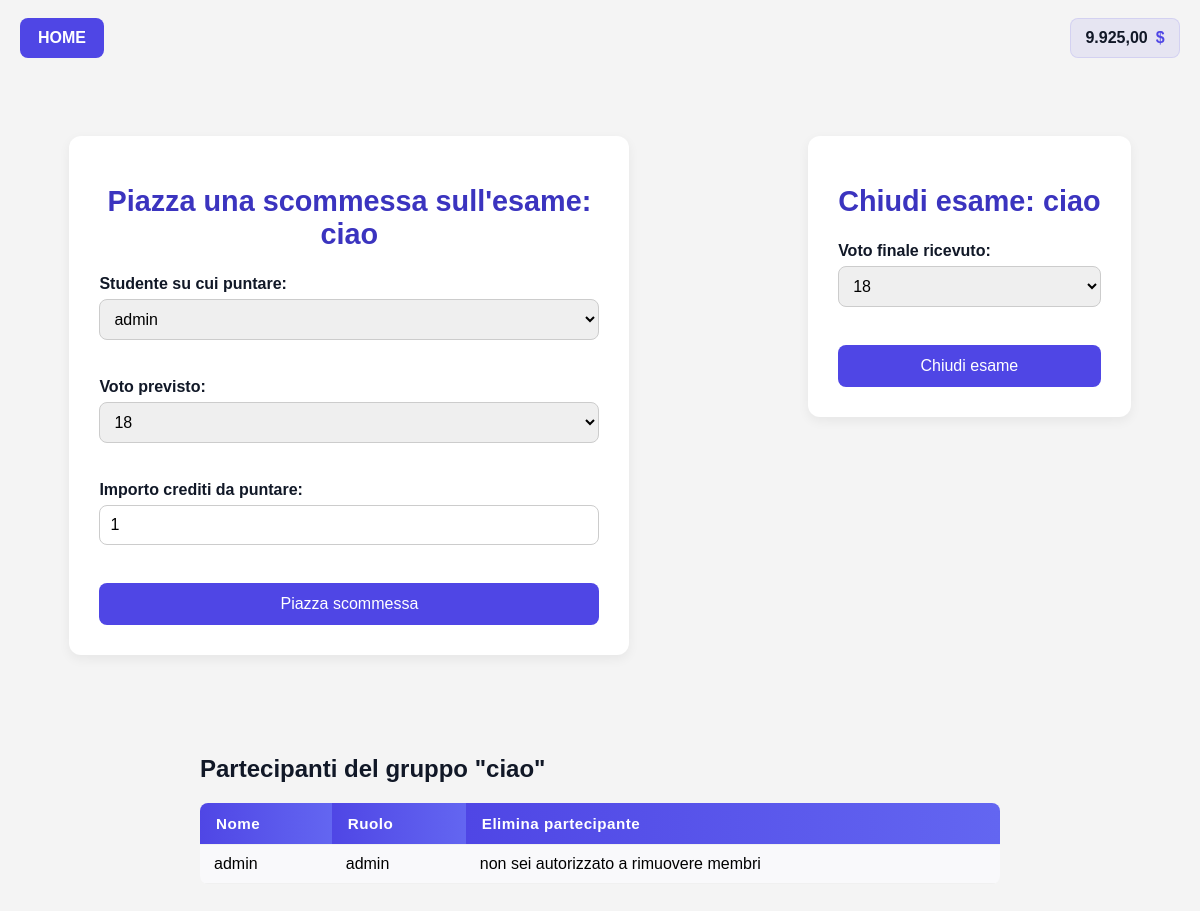
The app's page /bets.php?group_id=11 (signed in) with its own data.
### tables this page shows
CREATE TABLE `users` (
  `id` int(11) NOT NULL,
  `username` varchar(50) NOT NULL,
  `email` varchar(255) NOT NULL,
  `password_hash` varchar(255) NOT NULL,
  `credits` decimal(12,2) NOT NULL DEFAULT 1000.00,
  `created_at` datetime NOT NULL DEFAULT current_timestamp(),
  `type` int(1) DEFAULT NULL,
  `password_algo` varchar(20) DEFAULT NULL
);

CREATE TABLE `groups` (
  `id` int(11) NOT NULL,
  `owner_id` int(11) NOT NULL,
  `name` varchar(100) NOT NULL,
  `invite_token` varchar(64) NOT NULL,
  `created_at` datetime NOT NULL,
  `colore` text NOT NULL,
  `closed_at` datetime DEFAULT NULL,
  `final_grade` enum('18','19','20','21','22','23','24','25','26','27','28','29','30','30L') DEFAULT NULL,
  `status` enum('open','closed') NOT NULL DEFAULT 'open'
);

CREATE TABLE `group_members` (
  `id` int(11) NOT NULL,
  `group_id` int(11) NOT NULL,
  `user_id` int(11) NOT NULL,
  `role` enum('member','admin') NOT NULL DEFAULT 'member',
  `joined_at` datetime NOT NULL
);

### public/bets.php (the view, shortened to what this page needs)
<?php
require_once '../includes/db.php';
$money = '0,00';
$groupId = (int)$_GET['group_id'];
$userId  = $_SESSION['idP'];
$stmt = $dataB->conn->prepare("SELECT name, owner_id FROM groups WHERE id = ?");
$stmt->bind_param('i', $groupId);
$stmt->execute();
$res = $stmt->get_result();
$group = $res->fetch_assoc();
$members = $dataB->getGroupMembers1($groupId);
$rawMoney = $dataB->getmoneyByIdU($userId);
if ($rawMoney !== null && $rawMoney !== false && is_numeric($rawMoney)) {
    $money = number_format((float)$rawMoney, 2, ',', '.');
}
$isAdmin = ($group['owner_id'] == $userId);
?>
<!DOCTYPE html>
<html lang="it">
<head>
    <link rel="stylesheet" href="../css/style-bets.css">
    <link rel="stylesheet" href="../css/styles.css">
</head>
<body>
<header class="top-bar">
    <div class="left-area">
        <div class="logout-container">
            <form method="post" action="../public/index.php">
                <button type="submit" class="logout-btn"><strong> HOME </strong></button>
            </form>
        </div>
    </div>
    <div class="right-area">
        <div class="money-container" aria-label="Saldo utente">
            <span class="money-value"><?php echo htmlspecialchars($money, ENT_QUOTES, 'UTF-8'); ?></span>
            <span class="money-currency" aria-hidden="true">$</span>
        </div>
    </div>
</header>
<div class="forms-wrapper" style="display:flex; gap:40px; justify-content:center; align-items:flex-start;">
    <div class="bet-form-container">
        <form method="post" action="placeBet.php">
            <h1>Piazza una scommessa sull'esame: <?php echo htmlspecialchars($group['name']); ?></h1>
            <label>Studente su cui puntare:</label>
            <select name="target_user_id" class="type-input" required>
                <?php foreach ($members as $m): ?>
                    <option value="<?php echo $m['id']; ?>">
                        <?php echo htmlspecialchars($m['username']); ?>
                    </option>
                <?php endforeach; ?>
            </select>
            <br><br>
            <label>Voto previsto:</label>
            <select name="predicted_grade" class="type-input" required>
                <?php
                $grades = ['18','19','20','21','22','23','24','25','26','27','28','29','30','30L'];
                foreach ($grades as $g) {
                    echo "<option value=\"$g\">$g</option>";
                }
                ?>
            </select>
            <br><br>
            <label>Importo crediti da puntare:</label>
            <input type="number" name="amount" min="1" value="1" class="type-input" required>
            <br><br>
            <button type="submit" class="primary-btn">Piazza scommessa</button>
        </form>
    </div>
    <?php if ($isAdmin): ?>
    <div class="bet-form-container">
        <form method="post" action="../includes/closeExam.php">
            <h1>Chiudi esame: <?php echo htmlspecialchars($group['name']); ?></h1>
            <label>Voto finale ricevuto:</label>
            <select name="final_grade" class="type-input" required>
                <?php
                $grades = ['18','19','20','21','22','23','24','25','26','27','28','29','30','30L'];
                foreach ($grades as $g) {
                    echo "<option value=\"$g\">$g</option>";
                }
                ?>
            </select>
            <br><br>
            <button type="submit" class="primary-btn">Chiudi esame</button>
        </form>
    </div>
    <?php endif; ?>
</div>
<div class="participants-container" style="margin:40px auto; max-width:800px;">
    <h2>Partecipanti del gruppo "<?php echo htmlspecialchars($group['name']); ?>"</h2>
    <?php echo $dataB->visPartecipanti($groupId, $isAdmin, $userId); ?>
</div>
</body>
</html>

### includes/db.php (shortened to what this page needs)
<?php
class Db
{
    public $conn;
    public function __construct()
    {
        $this->conn = new mysqli('localhost', 'root', '', 'scoreunibet');
    }
    public function getGroupMembers1($groupId) {
    $sql = "SELECT u.id, u.username, gm.role
            FROM group_members gm
            JOIN users u ON gm.user_id = u.id
            WHERE gm.group_id = ?
            UNION
            SELECT u.id, u.username, 'admin' AS role
            FROM groups g
            JOIN users u ON g.owner_id = u.id
            WHERE g.id = ?";
    $stmt = $this->conn->prepare($sql);
    $stmt->bind_param('ii', $groupId, $groupId);
    $stmt->execute();
    $res = $stmt->get_result();
    $members = $res->fetch_all(MYSQLI_ASSOC);
    return $members;
}
    public function visPartecipanti($groupId, $isAdmin, $currentUserId)
{
    $sql = "SELECT u.id, u.username, gm.role
            FROM group_members gm
            JOIN users u ON gm.user_id = u.id
            WHERE gm.group_id = ?";
    $stmt = $this->conn->prepare($sql);
    $stmt->bind_param('i', $groupId);
    $stmt->execute();
    $res = $stmt->get_result();
    $r = "<table class='table table-hover table-striped mt-3'>";
    $r .= "<thead>";
    $r .= "<tr>";
    $r .= "<th>Nome</th>";
    $r .= "<th>Ruolo</th>";
    $r .= "<th>Elimina partecipante</th>";
    $r .= "</tr>";
    $r .= "</thead>";
    $r .= "<tbody>";
    while ($row = $res->fetch_assoc()) {
        $safeId   = (int)$row['id'];
        $safeName = htmlspecialchars($row['username'], ENT_QUOTES, 'UTF-8');
        $safeRole = htmlspecialchars($row['role'], ENT_QUOTES, 'UTF-8');
        $r .= "<tr>";
        $r .= "<td>{$safeName}</td>";
        $r .= "<td>{$safeRole}</td>";
        if ($isAdmin && $safeId != $currentUserId) {
            $r .= "<td>
                        <form method='post' action='../includes/removeMember.php' style='margin:0;'>
                            <input type='hidden' name='group_id' value='{$groupId}'>
                            <input type='hidden' name='user_id' value='{$safeId}'>
                            <button type='submit' class='copy-btn'>🗑️</button>
                        </form>
                    </td>";
        } else {
            $r .= "<td>non sei autorizzato a rimuovere membri</td>";
        }
        $r .= "</tr>";
    }
    $r .= "</tbody>";
    $r .= "</table>";
    return $r;
}
    public function getmoneyByIdU($idU){
        $sql = sprintf("SELECT credits FROM users WHERE id = %s;", $idU);
        $result = $this->conn->query($sql);
        if ($result->num_rows == 0)
            return -1;
        else {
            $row = $result->fetch_assoc();
            return $row['credits'];
        }
    }
}
$dataB = new Db();
?>

### css/style-bets.css (style rules this page uses)
.bet-form-container { max-width: 500px; margin: 60px auto; padding: 30px; background: white; border-radius: 12px; box-shadow: 0 4px 12px rgba(0,0,0,0.06); font-family: Arial, sans-serif; }
.bet-form-container h1 { font-size: 1.8rem; font-weight: 700; color: #3b34bf; margin-bottom: 24px; text-align: center; }
.bet-form-container label { display: block; margin-bottom: 6px; font-weight: 600; color: #111827; }
.type-input { width: 100%; padding: 10px; margin-bottom: 20px; border-radius: 8px; border: 1px solid #ccc; font-size: 1rem; box-sizing: border-box; }
.bet-form-container .primary-btn { width: 100%; padding: 12px 20px; border: none; border-radius: 8px; background: #4f46e5; color: white; font-size: 1rem; cursor: pointer; transition: background 0.2s ease, transform 0.08s ease; }

### css/styles.css (style rules this page uses)
body { margin: 0; padding: 0; font-family: Arial, sans-serif; background: #f4f4f4; color: #111827; -webkit-font-smoothing: antialiased; -moz-osx-font-smoothing: grayscale; box-sizing: border-box; }
.top-bar { display: flex; align-items: center; justify-content: space-between; padding: 18px 20px; gap: 16px; background: transparent; }
.left-area, .right-area { display: flex; align-items: center; }
.logout-container { display: flex; justify-content: flex-start; align-items: center; margin: 0; padding: 0; }
.logout-btn { padding: 10px 18px; height: 40px; line-height: 1; border: none; border-radius: 8px; background: #4f46e5; color: white; font-size: 1rem; cursor: pointer; transition: background 0.15s ease, transform 0.08s ease; display: inline-flex; align-items: center; justify-content: center; }
header.top-bar .money-container { display: inline-flex; align-items: center; gap: 8px; background: rgba(79,70,229,0.08); padding: 8px 12px; border-radius: 8px; border: 1px solid rgba(79,70,229,0.12); min-width: 110px; justify-content: center; height: 40px; box-sizing: border-box; font-family: Arial, sans-serif; }
header.top-bar .money-container .money-value { font-weight: 700; color: #111827; font-size: 1rem; white-space: nowrap; }
header.top-bar .money-container .money-currency { font-weight: 700; color: #4f46e5; font-size: 1rem; }
.table { width: 100%; border-collapse: collapse; font-family: Arial, sans-serif; margin-top: 12px; border-radius: 8px; overflow: hidden; }
.table thead tr th { background: linear-gradient(90deg, #4f46e5, #6366f1); color: white; padding: 12px 16px; text-align: left; font-weight: 600; font-size: 0.95rem; letter-spacing: 0.5px; }
.table tbody tr:nth-child(odd) { background: #f9f9fb; color: #000000; }
.table th, .table td { padding: 10px 14px; border-bottom: 1px solid #f0f0f0; }
.primary-btn { padding: 12px 20px; border: none; border-radius: 8px; background: #4f46e5; color: white; font-size: 1rem; cursor: pointer; width: 100%; transition: background 0.2s ease, color 0.2s ease, transform 0.08s ease; }

### records on screen
users: credits "9.925,00"
groups: name "ciao"
group_members: user.username "admin", role "admin"

### other values on screen
form field target_user_id "admin"
form field predicted_grade "18"
form field final_grade "18"
